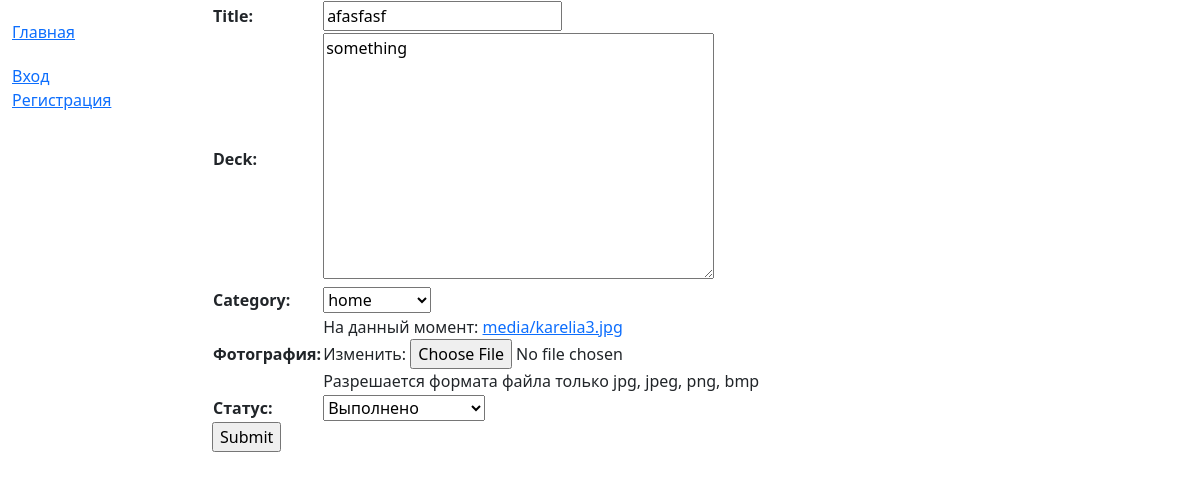
The page /Applications/2/update/ on the database its author committed.
### MySite/models.py (models this page shows, shortened)
class Applications(models.Model):
    def validate_image(fieldfile_obj):
        filesize = fieldfile_obj.file.size
        megabyte_limit = 2.0
        if filesize > megabyte_limit * 1024 * 1024:
            raise ValidationError("Max file size is %sMB" % str(megabyte_limit))
    title = models.CharField(max_length=100)
    deck = models.TextField(max_length=1000, default='something')
    category = models.ForeignKey('category', on_delete=models.SET_NULL, null=True)
    date_create = models.DateField(default=datetime.now, verbose_name="Дата создания")
    time_create = models.TimeField(default=datetime.now, verbose_name="Время создания")
    image = models.ImageField(upload_to="media/", verbose_name="Фотография",
                              help_text="Разрешается формата файла только jpg, jpeg, png, bmp",
                              validators=[FileExtensionValidator(allowed_extensions=['jpg', 'jpeg', 'png', 'bmp']),
                                          validate_image])
    REQUEST_STATUS = (
        ('Новая', 'Новая'),
        ('Принято в работу', 'Принято в работу'),
        ('Выполнено', 'Выполнено'),
    )
    status = models.CharField(
        max_length=16,
        choices=REQUEST_STATUS,
        default='Новая',
        blank=True,
        verbose_name="Статус")
    borrower = models.ForeignKey(AdvUser, on_delete=models.CASCADE, null=True, blank=True)

### MySite/views.py (the view)
# urls.py: path('Applications/<int:pk>/update/', views.ApplicationsUpdate.as_view(), name='ApplicationsUpdate'),
class ApplicationsUpdate(UpdateView):
    model = Applications
    fields = ['title', 'deck', 'category', 'image', 'status']
    success_url = reverse_lazy('applicationByAdminListView')

### MySite/models.py (called while the page is built)
    def __str__(self):
        return self.name

### MySite/templates/MySite/applications_form.html (shortened to what this page needs)
{% extends "base.html" %}
{% block content %}
<form action="" method="post" enctype="multipart/form-data">
    <table>
    {{ form.as_table }}
    </table>
    <input type="submit" value="Submit">
</form>
{% endblock %}

### rows shown on the page
Applications: title "afasfasf", deck "something", category "home", status "Выполнено"
